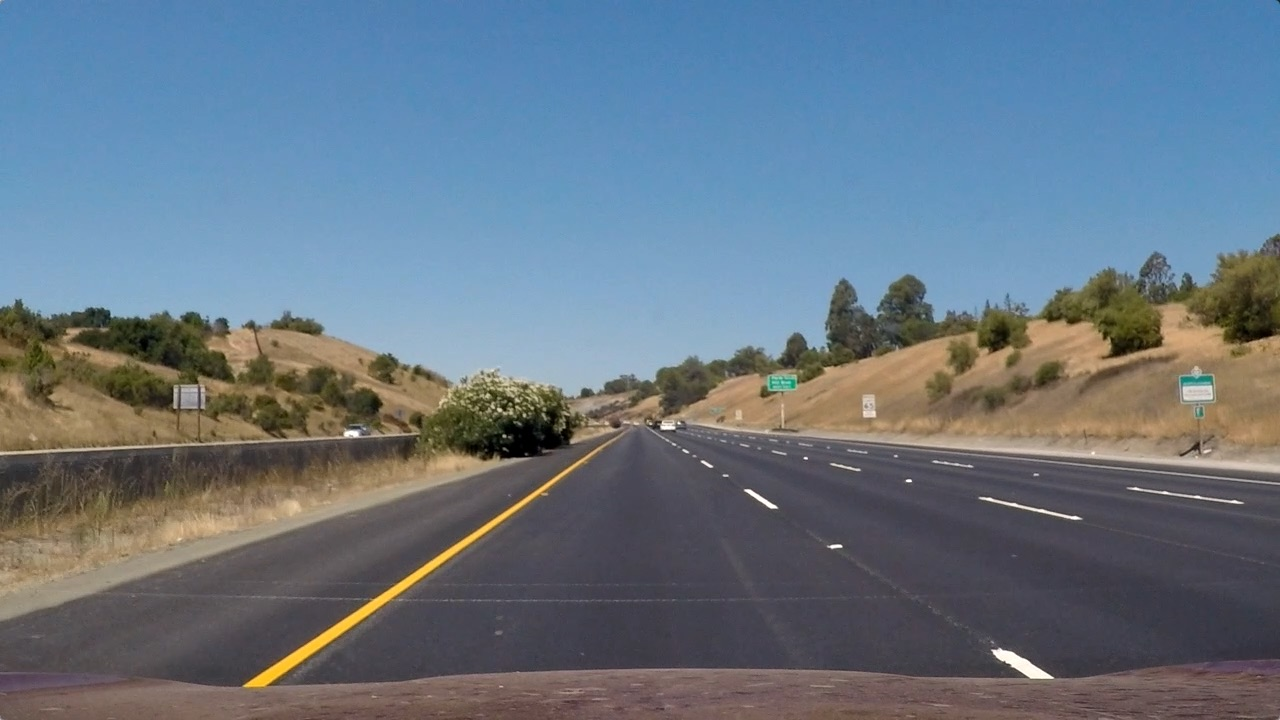
#> input picture test_images/straight_lines1.jpg, 1280 x 720 px
$ python -i P4_c2.py   (imports and definitions only)
#> lines starting #> are read from the running program, lines starting #| are printed output that depends on the picture
# 1. Compute the camera calibration matrix and distortion coefficients
#    given chessboard images.
# 2. Apply a distortion correction to raw images.
# 3. Use color transforms, gradients, etc., to create a thresholded binary image.
# 4. Apply a perspective transform to rectify binary image ("birds-eye view").
# 5. Detect lane pixels and fit to find the lane boundary.
# 6. Determine the curvature of the lane and vehicle position with respect to center.
# 7. Warp the detected lane boundaries back onto the original image.
# 8. Output visual display of the lane boundaries and numerical estimation of lane curvature and vehicle position.

# importing some useful packages
import matplotlib.pyplot as plt
import numpy as np
import cv2
import pickle as pl
import glob
from moviepy.editor import VideoFileClip

# gradient transoformation functions
from sobel import abs_sobel_thresh
from sobel import mag_thresh
from sobel import dir_threshold

# color transformation functions
from color import RGB_thresh
from color import HLS_thresh

# perspective tranformation functions
from warp import corners_unwarp

# lane detection
from window_search import find_lanes
from window_search import find_window_centroids
from window_search import line_and_margin
from curve import find_quadcoeff_lane
from curve import convert_radius
# from curve import get_two_lines

# global variables
j = 0
prev_result = None
prev_warp = None
skip_cnt = 0

# print everything
#np.set_printoptions(threshold=np.inf)

# Define a class to receive the characteristics of each line detection
class Line():
    def __init__(self, num):
        # store past n samples
        self.N = num

        # was the line detected in the last iteration?
        self.detected = False

        # x values of the last n fits of the line
        self.recent_xfitted = []

        # average x values of the fitted line over the last n iterations
        self.bestx = None

        # polynomial coefficients of the last n fits (for the most recent fit)
#        self.current_fit = [np.array([False])]
        self.current_fit = []

        # polynomial coefficients averaged over the last n iterations
        self.best_fit = None

        # radius of curvature of the line in some units
        self.radius_of_curvature = None

        # distance in meters of vehicle center from the line
        self.line_base_pos = None

        # difference in fit coefficients between last and new fits
        self.diffs = np.array([0, 0, 0], dtype='float')

        # x values for detected line pixels
        self.allx = [0] * 720

        # y values for detected line pixels
        self.ally = [0] * 720

    # [15 lines left out: functions update_recent_x, update_recent_fit, not called in this run]
#        print(self.current_fit)


# Define the break function
class BreakIt(Exception):
    pass


def lane_preprocess(img):
    """
    @desc : full preprocess pipe line for line detection
    @param : original img (3 channel)
    @return : Lane overlayed img
    """
    global j
    global prev_result
    global prev_warp
    global skip_cnt
    try:
        """
        2. "Distortion Correction"
        """
        if (exp_mode == 'movie') | (exp_mode == 'video'):
            img = img[..., ::-1]
        undist = cv2.undistort(img, mtx, dist, None, mtx)

        """
        3-a. Color Transformation
        """
        colorH_bin = HLS_thresh(undist, color='H', thresh=(10, 40))  # yellow
        colorS_bin = HLS_thresh(undist, color='S', thresh=(0, 30))  # white
        colorS_bin2 = HLS_thresh(undist, color='S', thresh=(100, 255))
        colorL_bin = HLS_thresh(undist, color='L', thresh=(150, 255))
        colorL_bin2 = HLS_thresh(undist, color='L', thresh=(1, 255))
        colorR_bin = RGB_thresh(undist, color='R', thresh=(180, 255))


        """
        3-b. Gradient Transformation
        """
# [4 lines of commented-out code are left out]
        magXY_bin = mag_thresh(undist, sobel_kernel=3, mag_thresh=(5, 100))
        dir_bin = dir_threshold(undist, sobel_kernel=5, thresh=(0.8, 1.2))

        """
        3-c. Combination
        """
        # find color yellow
        colorY_bin = np.zeros_like(colorR_bin)
        colorY_bin[(colorH_bin == 1) & (colorS_bin2 == 1)] = 1
#        colorY_bin = dir_threshold(colorY_bin, sobel_kernel=5,
#                                   thresh=(0.8, 1.2))

        # refine white line
        colorW_bin = np.zeros_like(colorR_bin)
        colorW_bin[(colorL_bin == 1) &
                   (colorR_bin == 1) &
                   (colorS_bin == 1) &
                   (dir_bin == 1)] = 1

        # comb1 : color is yellow or white
        comb1 = np.zeros_like(colorR_bin)
        comb1[((colorY_bin == 1) | (colorW_bin == 1))] = 1

        # comb2 : Color(Y | W | R) + direction filter
        comb2 = np.zeros_like(colorR_bin)
        comb2[((colorY_bin == 1) | (colorW_bin == 1) | (colorR_bin == 1))] = 1
        comb2 = dir_threshold(comb2, sobel_kernel=5, thresh=(0.7, 1.3))

        # comb3 : gradient based detection
        comb3 = np.zeros_like(colorR_bin)
        comb3[(dir_bin == 1) & (magXY_bin == 1)] = 1
        comb3 = cv2.blur(comb3, (7, 7))

        # comb4 : edge detection
        comb4 = np.zeros_like(colorR_bin)
        comb4 = dir_threshold(magXY_bin, sobel_kernel=5, thresh=(0.7, 1.3))
        comb4 = cv2.blur(comb4, (7, 7))

        # [21 lines of commented-out code are left out]
        agree_num = 2
        combA = comb1 + comb2
        combA[combA < agree_num] = 0
        combA[combA >= agree_num] = 1

        combB = comb1 + comb2 + comb3 + comb4
        combB[combB < agree_num] = 0
        combB[combB >= agree_num] = 1

#        """
#        4. "Perspective Transform" (bird-eye view)
#        """
#        # perspective transformation to the chosen one
#        top_down, birdM, birdMinv = corners_unwarp(comb, 2, 2, mtx, dist)
#
#        """
#        5. "Lane Detection"
#        """
#        # window settings
#        window_width = 30
#        window_height = 20  # Break image into 9 vertical layers (height 720)
#        margin = 15  # slide window width for searching
#
#        # Find the centroids for each window
#        window_centroids, l_center, r_center = find_window_centroids(top_down,
#                                                                     window_width,
#                                                                     window_height,
#                                                                     margin)

        """
        4. "Perspective Transform" (bird-eye view)
        """
        # perspective transformation to the chosen one
        top_downA, birdMA, birdMinvA = corners_unwarp(combA, 2, 2, mtx, dist)
        top_downB, birdMB, birdMinvB = corners_unwarp(combB, 2, 2, mtx, dist)

        """
        5. "Lane Detection"
        """
        # window settings
        window_w = 30
        window_h = 20  # Break image into 9 vertical layers (height 720)
        margin = 15  # slide window w for searching

        # Find the centroids for each window
#        plt.imshow(top_downA)
#        plt.show()
        centroids, l_center, r_center = find_window_centroids(top_downA,
                                                              window_w,
                                                              window_h,
                                                              margin)
        img_lane, img_both, num_l, num_r = find_lanes(top_downA, centroids, window_w, window_h)

        C = np.array(centroids)
        if (num_l < 10) | (num_r < 10):
            centroids, l_center, r_center = find_window_centroids(top_downB,
                                                                  window_w,
                                                                  window_h,
                                                                  margin)
            img_lane, img_both, num_l, num_r = find_lanes(top_downB, centroids, window_w, window_h)
            birdMinv = birdMinvB
            comb = combB
        else:
            birdMinv = birdMinvA
            comb = combA

        # debug
        birdMinv = birdMinvB
        comb = combB

        # find lane path
#        img_lane, img_both = find_lanes(top_down, centroids, window_w, window_h)

        """
        6. "Curvature Detection"
        """
        # Compute Quadratic Lines
        l_fit, l_x, l_y, r_fit, r_x, r_y = find_quadcoeff_lane(img_lane)

        # if fitting did not work as all, let's skip unreliable data
        if l_fit is None:
            print("error in find_quadcoeff_lane")
            raise BreakIt

        # if the fitting line is not inside of the boundary
        margin1, margin2 = 100*skip_cnt, 50*skip_cnt
        if j < L_Line.N:
            pass

# [27 lines of commented-out code are left out]
        skip_cnt = 0

        # Update data if the fitting goes well
        L_Line.recent_xfitted.append(l_x[-1])
        L_Line.current_fit.append(l_fit)
        L_Line.diffs = (L_Line.diffs - l_fit)

        R_Line.recent_xfitted.append(r_x[-1])
        R_Line.current_fit.append(r_fit)
        R_Line.diffs = (R_Line.diffs - r_fit)

        # filter : average position (x, 720) using the past N data
        L_Line.update_recent_x()  # update L_Line.bestx
        R_Line.update_recent_x()  # update R_Line.bestx

        # filter : average fit parameter using the past N data
        L_Line.update_recent_fit()  # update L_Line.best_fit
        R_Line.update_recent_fit()  # update R_Line.best_fit

        # find filtered best parameter
        r_l_y = np.array(range(0, 720, 1))
        l_fit_fil = L_Line.best_fit
        r_fit_fil = R_Line.best_fit
        l_x_fil = l_fit_fil[0]*r_l_y*r_l_y + l_fit_fil[1]*r_l_y + l_fit_fil[2]
        r_x_fil = r_fit_fil[0]*r_l_y*r_l_y + r_fit_fil[1]*r_l_y + r_fit_fil[2]

        L_Line.allx = l_x_fil
        R_Line.allx = r_x_fil
        L_Line.ally = r_l_y
        R_Line.ally = r_l_y

        # find car location
        offset = img_lane.shape[1]/2
        x_mid = (((L_Line.bestx + R_Line.bestx)/2.) - offset) * 3.7 / 700
        L_Line.line_base_pos = x_mid
        R_Line.line_base_pos = x_mid

        # convert radius to real-world coordinate (? need filter?)
        l_rad_real, r_rad_real = convert_radius(l_x_fil, r_x_fil,
                                                r_l_y, r_l_y)
        L_Line.radius_of_curvature = l_rad_real
        R_Line.radius_of_curvature = r_rad_real

        """
        7. Create an image to draw the lines on undistorted image
        """
        # analytics result in the bird-eye view
        overlay = line_and_margin(l_x_fil, r_l_y, r_x_fil, r_l_y,
                                  margin1, 'red', undist)

        # perspective transformation
        newwarp = cv2.warpPerspective(overlay, birdMinv,
                                      (undist.shape[1], undist.shape[0]))

#        warp_zero = np.zeros_like(comb).astype(np.uint8)
#        color_warp = np.dstack((warp_zero, warp_zero, warp_zero))
#
#        # Recast the x and y points into usable format for cv2.fillPoly()
#        pts_left = np.array([np.transpose(np.vstack([l_x_fil,
#                                                     r_l_y]))])
#        pts_right = np.array([np.flipud(np.transpose(np.vstack([r_x_fil,
#                                                                r_l_y])))])
#        pts = np.hstack((pts_left, pts_right))
#
#        # Draw the lane onto the warped blank image
#        color_warp = cv2.fillPoly(color_warp, np.int_([pts]), (0, 255, 0))
#
#        # Warp the blank back to original image space using Minv
#        newwarp = cv2.warpPerspective(color_warp, birdMinv,
#                                      (undist.shape[1], undist.shape[0]))

        # masking some part
        newwarp[:360, :] = 0  # mask some part

        # masking some part
        prev_warp = newwarp

        # Combine the result with the original image
        result = cv2.addWeighted(undist, 1, newwarp, 0.3, 0)

        # Add Data
#        rad_txt = "Radius[m] = (" + "{0:.2f}".format(l_rad_real) + ", " \
#                  + "{0:.2f}".format(r_rad_real) + ")"
#        dst_txt = "Difference[m] = " + "{0:.2f}".format(x_mid)
#        cv2.putText(result, rad_txt, (50,  80),
#                    cv2.FONT_HERSHEY_DUPLEX, 1.5, 1, thickness=4)
#        cv2.putText(result, dst_txt, (50, 150),
#                    cv2.FONT_HERSHEY_DUPLEX, 1.5, 1, thickness=4)

        # Plot
        if exp_mode == 'image':
            f, ((ax1, ax2, ax3, ax4),
                (ax5, ax6, ax7, ax8),
                (ax9, ax10, ax11, ax12),
                (ax13, ax14, ax15, ax16)) = plt.subplots(4, 4,
                                                         figsize=(14, 8))
            f.tight_layout()

            # Original & Color Transformation
            ax1.imshow(img[..., ::-1])
            ax1.set_title('Original Image', fontsize=10)
            ax2.imshow(colorY_bin, cmap='gray')
            ax2.set_title('Color Y (yellow)', fontsize=10)
            ax3.imshow(colorW_bin, cmap='gray')
            ax3.set_title('Color White', fontsize=10)
            ax4.imshow(colorR_bin, cmap='gray')
            ax4.set_title('Color R (Red)', fontsize=10)

            # Gradient Transformation
            ax5.imshow(colorS_bin, cmap='gray')
            ax5.set_title('Saturation', fontsize=10)
            ax6.imshow(colorL_bin, cmap='gray')
            ax6.set_title('Lightness', fontsize=10)
            ax7.imshow(magXY_bin, cmap='gray')
            ax7.set_title('Gradient x&y magnitude', fontsize=10)
            ax8.imshow(dir_bin, cmap='gray')
            ax8.set_title('Gradient direction arctan(y/x)', fontsize=10)

            # Combination
            ax9.imshow(comb1, cmap='gray')
            ax9.set_title('combination 1', fontsize=10)
            ax10.imshow(comb2, cmap='gray')
            ax10.set_title('combination 2', fontsize=10)
            ax11.imshow(comb3, cmap='gray')
            ax11.set_title('combination 3', fontsize=10)
            ax12.imshow(comb4, cmap='gray')
            ax12.set_title('combination 4', fontsize=10)

            # TopDown
            ax13.imshow(comb, cmap='gray')
            ax13.set_title('Final Combination', fontsize=10)
            ax14.imshow(img_both)
            ax14.set_title('lane window and line', fontsize=10)
            ax15.imshow(overlay)
            ax15.set_title('detected line', fontsize=10)

            # Final result
            ax16.imshow(result[..., ::-1])
            ax16.set_title('Final Result', fontsize=10)
            cv2.imwrite('test_challenge2/test' + str(j) + '.jpg', result)

            # Show
            plt.subplots_adjust(left=0.02, right=0.98, top=0.95, bottom=0.05)
            plt.show()
            plt.close()

        prev_result = result
        j += 1

        if (exp_mode == 'movie') | (exp_mode == 'video'):
            return result[..., ::-1]
        return result

    except BreakIt:
        if prev_result is None:
            return undist
        else:
            result = cv2.addWeighted(undist, 1, prev_warp, 0.3, 0)
            return result


# Experiment Mode 'video' : output video, 'image' : proces test_images/*
# exp_mode = 'image'
# L_Line = Line(1)
# R_Line = Line(1)

exp_mode = 'video'
L_Line = Line(5)
R_Line = Line(5)

# 1. "Camera Calibration" for undistortion (see the calibration.py)
# [1 line not run here, left out]
# [1 line that did not run here, left out]
# [1 line that did not run here, left out]
img_size = (1280, 720)
# [4 lines that did not run here, left out]

"""
test on image data
"""
# [18 lines not run here, left out]

"""
output to video
"""
# [21 lines not run here, left out]

>>> import cv2
>>> picture = cv2.imread('test_images/straight_lines1.jpg', cv2.IMREAD_GRAYSCALE)
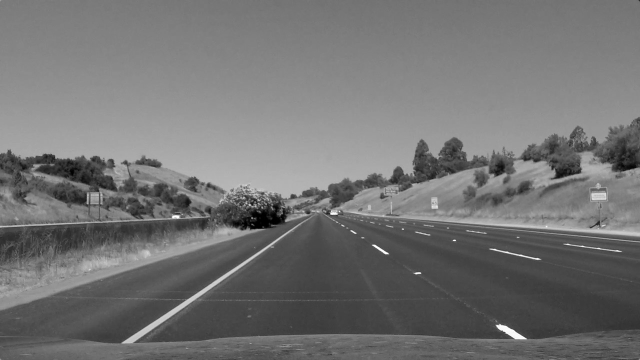
#> picture: shape (720, 1280) (shown at 1/2 size); min 0, max 255, mean 114.9
>>> result = lane_preprocess(picture)
#> in lane_preprocess, `img = img[..., ::-1]`:
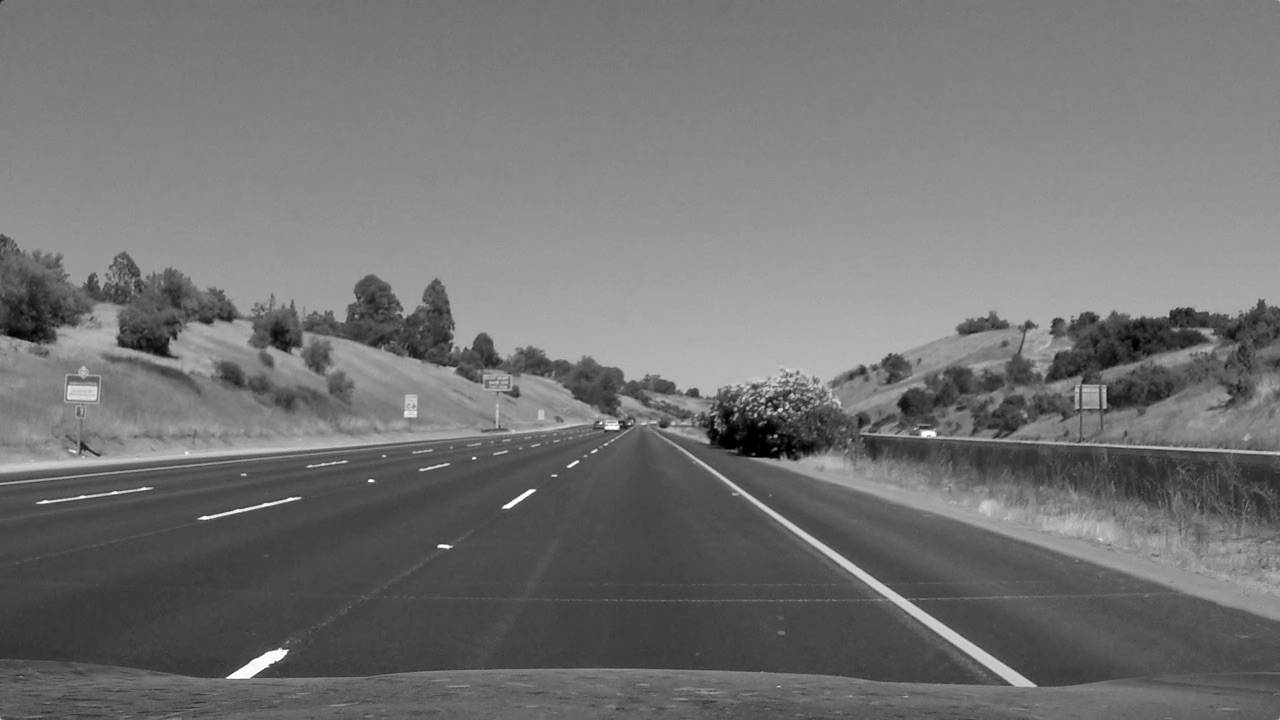
#> img: shape (720, 1280); min 0, max 255, mean 114.9
#> (the run stopped early here; a loop or call above may not have finished)

$ run again, on test_images/straight_lines2.jpg
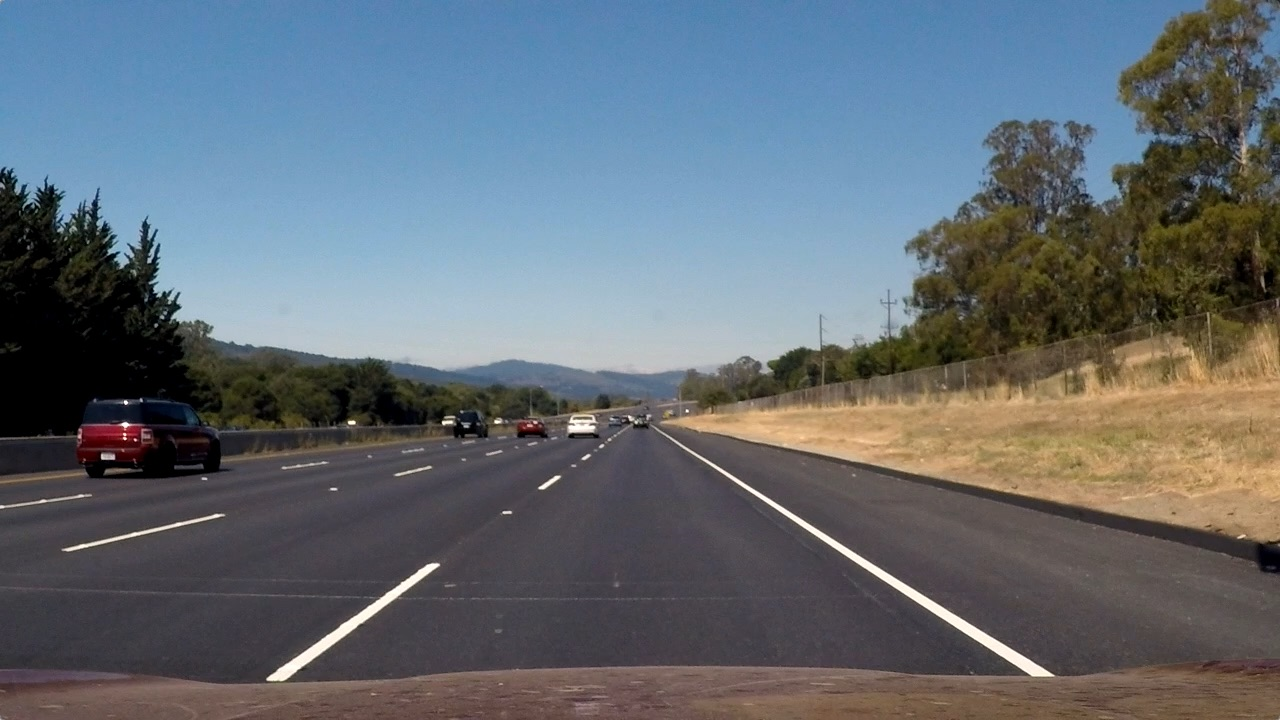
#> input picture test_images/straight_lines2.jpg, 1280 x 720 px
#> `picture = cv2.imread('test_images/straight_lines1.jpg', cv2.IMREAD_GRA..`:
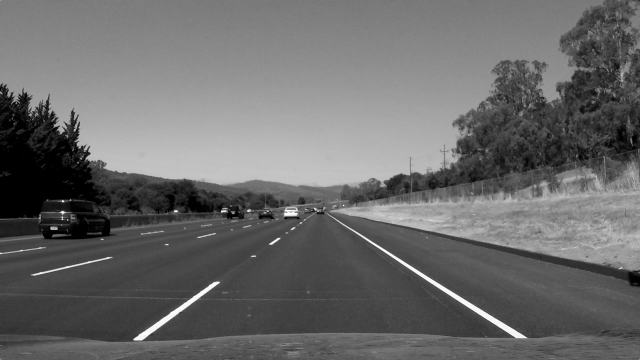
#> picture: shape (720, 1280) (shown at 1/2 size); min 0, max 255, mean 106
#> in lane_preprocess, `img = img[..., ::-1]`:
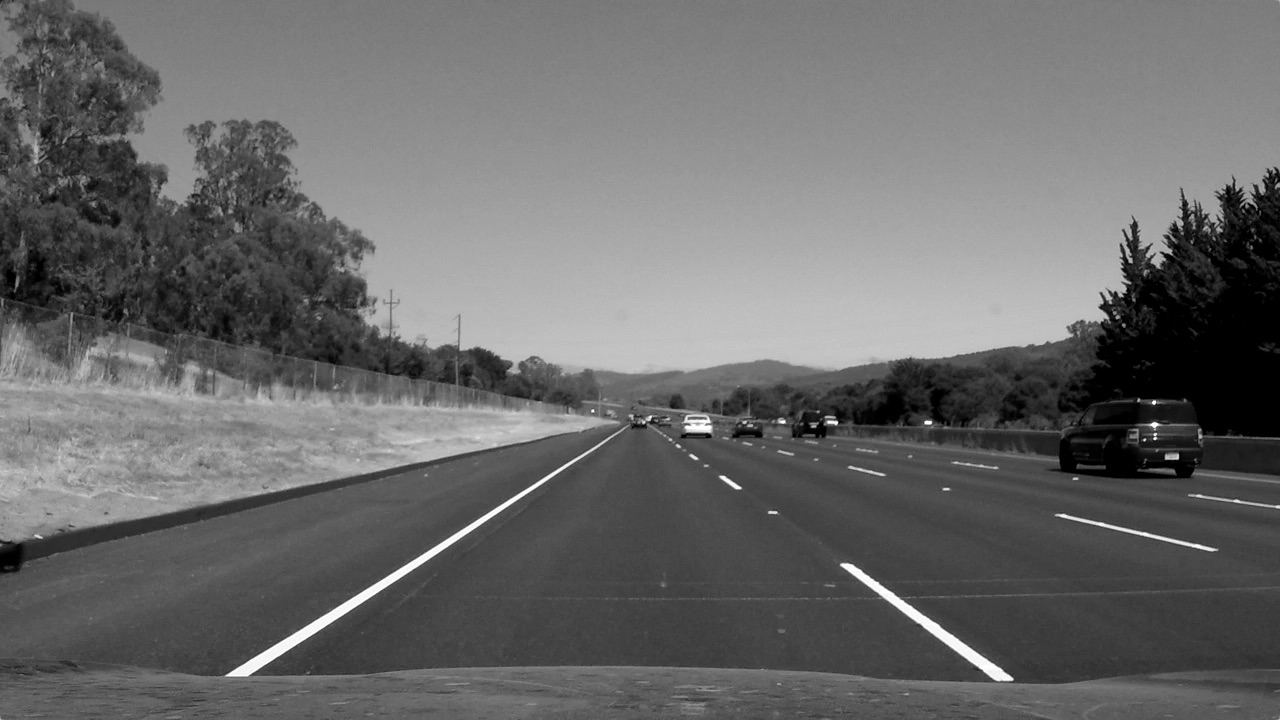
#> img: shape (720, 1280); min 0, max 255, mean 106
